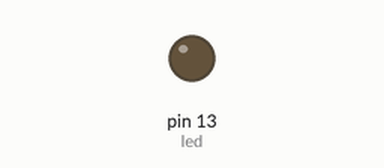
Simulated run of this sketch. Board: Arduino Uno, built with avr-gcc and run on an emulated ATmega328P. Shown: output pins drawn as LEDs (lit = HIGH). Random numbers use the default seed unless the sketch sets one.

Above: at 0.8 s.
At 2.4 s:
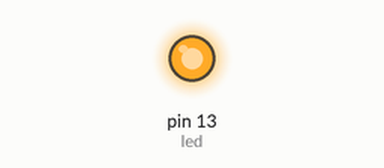
Timing chart, 0 to 3.9 s (numbered marks = the images above):
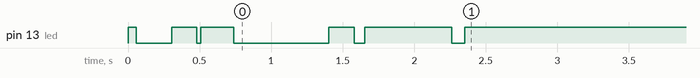

The sketch:

Neon_Blink.ino
```cpp
/*
  NEON BLINK
  https://forum.arduino.cc/index.php?topic=52470.0
*/

// Pin 13 has an LED connected on most Arduino boards.
// give it a name:
int led = 13;

// the setup routine runs once when you press reset:
void setup() {
  // initialize the digital pin as an output.
  pinMode(led, OUTPUT);
  digitalWrite(led, HIGH);
  delay(random(50,150));
  digitalWrite(led, LOW);
  delay(random(200,400));
  digitalWrite(led, HIGH);
  delay(random(100,300));
  digitalWrite(led, LOW);
  delay(random(20,70));
  digitalWrite(led, HIGH);
  delay(random(100,300));
  digitalWrite(led, LOW);
  delay(random(500,900));
  digitalWrite(led, LOW);
  delay(random(50,150));
  digitalWrite(led, HIGH);
  delay(random(100,300));
  digitalWrite(led, LOW);
  delay(random(50,150));
  digitalWrite(led, HIGH);
  delay(random(500,800));
  digitalWrite(led, LOW);
  delay(random(50,150));

}

// the loop routine runs over and over again forever:
void loop() {
  digitalWrite(led, HIGH);

  /*
  digitalWrite(led, HIGH);
  delay(random(100,300));
  digitalWrite(led, LOW);
  delay(random(50,150));
  delay(random(400,900));
  digitalWrite(led, HIGH);
  delay(random(100,300));
  digitalWrite(led, LOW);
  delay(random(400,900));
  digitalWrite(led, HIGH);
  delay(90000000);

  digitalWrite(led, HIGH);   // turn the LED on (HIGH is the voltage level)
  delay(12);
  digitalWrite(led, LOW);    // turn the LED off by making the voltage LOW
  delay(75);
   digitalWrite(led, HIGH);   // turn the LED on (HIGH is the voltage level)
  delay(12);

  digitalWrite(led, LOW);    // turn the LED off by making the voltage LOW
  delay(75);
  digitalWrite(led, HIGH);   // turn the LED on (HIGH is the voltage level)
  delay(12);
  digitalWrite(led, LOW);    // turn the LED off by making the voltage LOW
  delay(75);
  digitalWrite(led, HIGH);   // turn the LED on (HIGH is the voltage level)
  delay(90000000);
  */
}
```
